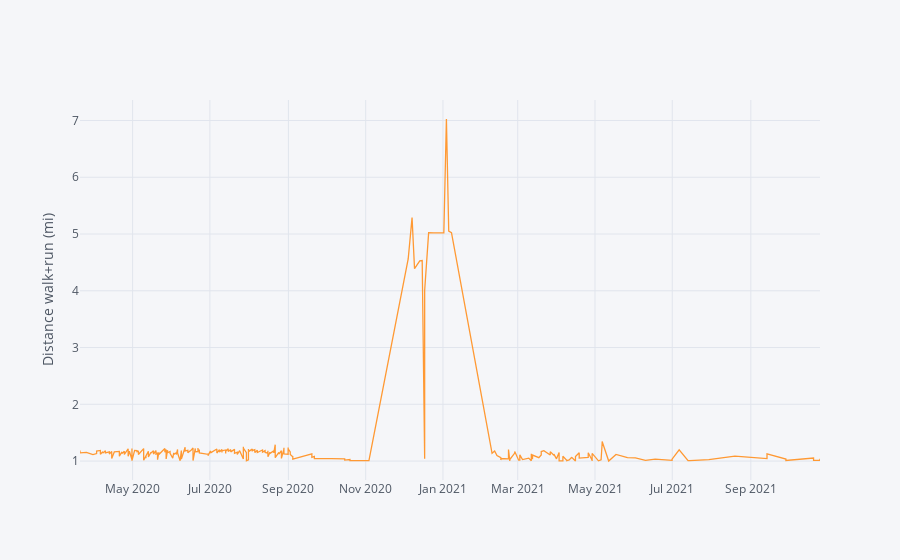

Source (notebook cell):
### Code cell
distance[distance['Value'] > 1.0].iplot(y='Value', yTitle='Distance walk+run (mi)')

### Figure 1 — Plotly figure (JSON) as saved in the notebook; plotly's stock layout.template omitted (floating-point values rounded to 4 significant figures; data arrays with more than 128 entries replaced by an {"elided": "..."} marker saying what was removed)
{"data": [{"line": {"color": "rgba(255, 153, 51, 1.0)", "dash": "solid", "shape": "linear", "width": 1.3}, "mode": "lines", "name": "Value", "text": "", "type": "scatter", "x": {"elided": "317 str values"}, "y": {"elided": "317 float values"}}], "layout": {"legend": {"bgcolor": "#F5F6F9", "font": {"color": "#4D5663"}}, "paper_bgcolor": "#F5F6F9", "plot_bgcolor": "#F5F6F9", "title": {"font": {"color": "#4D5663"}}, "xaxis": {"gridcolor": "#E1E5ED", "showgrid": true, "tickfont": {"color": "#4D5663"}, "title": {"font": {"color": "#4D5663"}, "text": ""}, "zerolinecolor": "#E1E5ED"}, "yaxis": {"gridcolor": "#E1E5ED", "showgrid": true, "tickfont": {"color": "#4D5663"}, "title": {"font": {"color": "#4D5663"}, "text": "Distance walk+run (mi)"}, "zerolinecolor": "#E1E5ED"}}}
